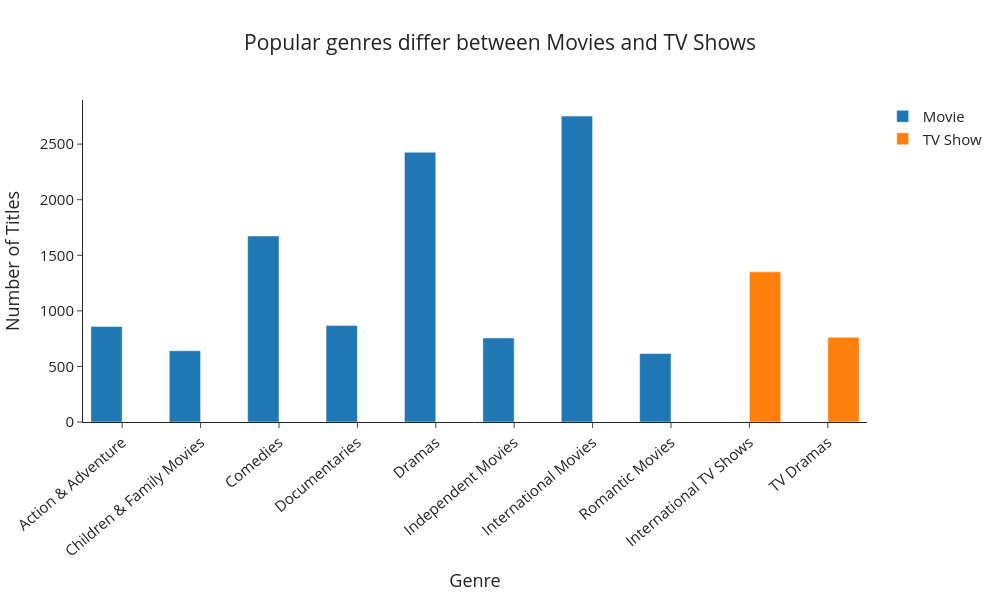

Notebook source saved alongside this figure:
### Code cell
fig = px.bar(
    genre_type,
    x="listed_in",
    y="Count",
    color="type",
    barmode="group",
    color_discrete_map={
        "Movie":"#1f77b4",
        "TV Show":"#ff7f0e"
    },
    title="Popular genres differ between Movies and TV Shows",
    labels={
        "listed_in":"Genre",
        "Count":"Number of Titles",
        "type":"Content Type"
    }
)

fig.update_layout(
    template="simple_white",
    title_x=0.5,
    width=1000,
    height=600,
    xaxis_tickangle=-40,
    font=dict(size=15),
    legend_title_text=""
)

fig.show()

### Figure 1 — Plotly figure (JSON) as saved in the notebook; plotly's stock layout.template omitted (floating-point values rounded to 4 significant figures)
{"data": [{"alignmentgroup": "True", "hovertemplate": "Content Type=Movie<br>Genre=%{x}<br>Number of Titles=%{y}<extra></extra>", "legendgroup": "Movie", "marker": {"color": "#1f77b4", "pattern": {"shape": ""}}, "name": "Movie", "offsetgroup": "Movie", "orientation": "v", "showlegend": true, "textposition": "auto", "type": "bar", "x": ["Action & Adventure", "Children & Family Movies", "Comedies", "Documentaries", "Dramas", "Independent Movies", "International Movies", "Romantic Movies"], "xaxis": "x", "y": [859, 641, 1674, 869, 2427, 756, 2752, 616], "yaxis": "y"}, {"alignmentgroup": "True", "hovertemplate": "Content Type=TV Show<br>Genre=%{x}<br>Number of Titles=%{y}<extra></extra>", "legendgroup": "TV Show", "marker": {"color": "#ff7f0e", "pattern": {"shape": ""}}, "name": "TV Show", "offsetgroup": "TV Show", "orientation": "v", "showlegend": true, "textposition": "auto", "type": "bar", "x": ["International TV Shows", "TV Dramas"], "xaxis": "x", "y": [1351, 763], "yaxis": "y"}], "layout": {"barmode": "group", "font": {"size": 15}, "height": 600, "legend": {"title": {"text": ""}, "tracegroupgap": 0}, "title": {"text": "Popular genres differ between Movies and TV Shows", "x": 0.5}, "width": 1000, "xaxis": {"anchor": "y", "domain": [0, 1], "tickangle": -40, "title": {"text": "Genre"}}, "yaxis": {"anchor": "x", "domain": [0, 1], "title": {"text": "Number of Titles"}}}}
